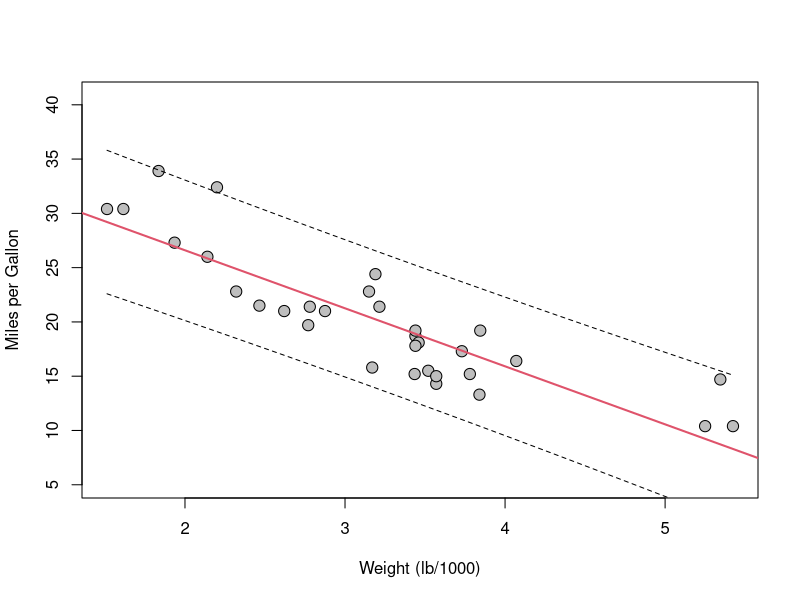
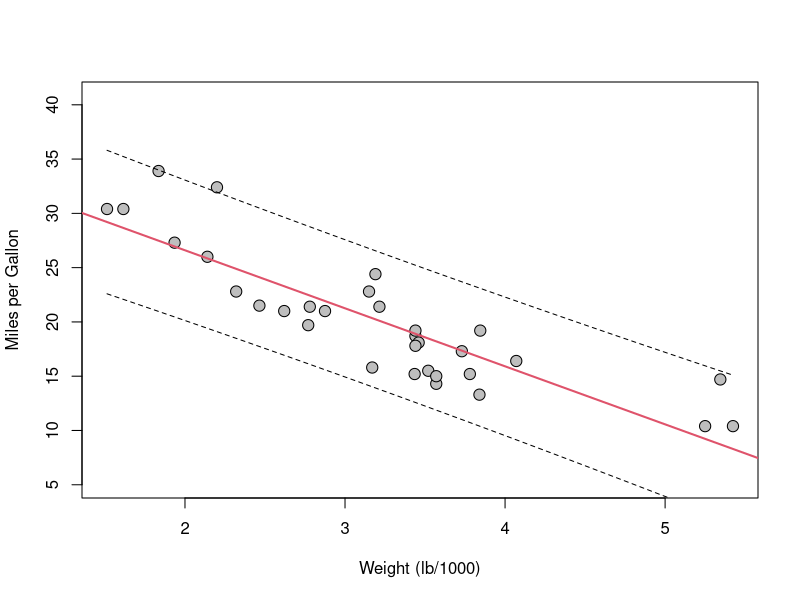

Recreate these plots in R, in order.
## ---- chunk 1
data(mtcars);cars<-mtcars
names(cars)[3:6]<-c("Displacement (cu.in.)", "Horsepower", "Rear_axle_ratio", "Weight (lb/1000)")
name<-names(cars)[6]
        datacars<-data.frame(mpg=cars$mpg,input=as.vector(cars[,6]))
        fit<-lm(mpg~input,data=datacars)
        plot(datacars$input,datacars$mpg, xlab=name, ylab='Miles per Gallon',                 ylim=c(0.5*min(datacars$mpg),1.2*max(datacars$mpg)),col='black',
                 bg='grey',pch=21,cex=1.5)
            abline(fit,lwd=2,col=2)
            newx <- seq(min(datacars$input), max(datacars$input), 0.1)
            newx2<-data.frame(input=newx)
            a <- predict(fit, newdata=newx2, interval="prediction")
            lines(newx, a[,2], lty=2)
            lines(newx, a[,3], lty=2)
## ---- chunk 2
data(mtcars)
cars<-mtcars
names(cars)[3:6]<-c("Displacement (cu.in.)", "Horsepower", "Rear_axle_ratio", "Weight (lb/1000)")
name<-names(cars)[6]
            datacars<-data.frame(mpg=cars$mpg,input=as.vector(cars[,6]))
            # fit model
            fit<-lm(mpg~input,data=datacars)
            # plot points and model
            plot(datacars$input,datacars$mpg, xlab=name, ylab='Miles per Gallon',
                 ylim=c(0.5*min(datacars$mpg),1.2*max(datacars$mpg)),col='black',
                 bg='grey',pch=21,cex=1.5)
            abline(fit,lwd=2,col=2)
            ## confidence interval lines
            newx <- seq(min(datacars$input), max(datacars$input), 0.1)
            newx2<-data.frame(input=newx)
            a <- predict(fit, newdata=newx2, interval="prediction")
            lines(newx, a[,2], lty=2)
            lines(newx, a[,3], lty=2)


## ---- chunk 3

topredict <- 5
topred2<-data.frame(input=topredict)
out <- predict(fit, newdata=topred2, interval="prediction")          
prediction<-cbind(topredict,out)
colnames(prediction)<-c(name,"MPG Prediction","Minimum MPG","Maximum MPG")
prediction<-round(prediction,digits=1)
prediction                

